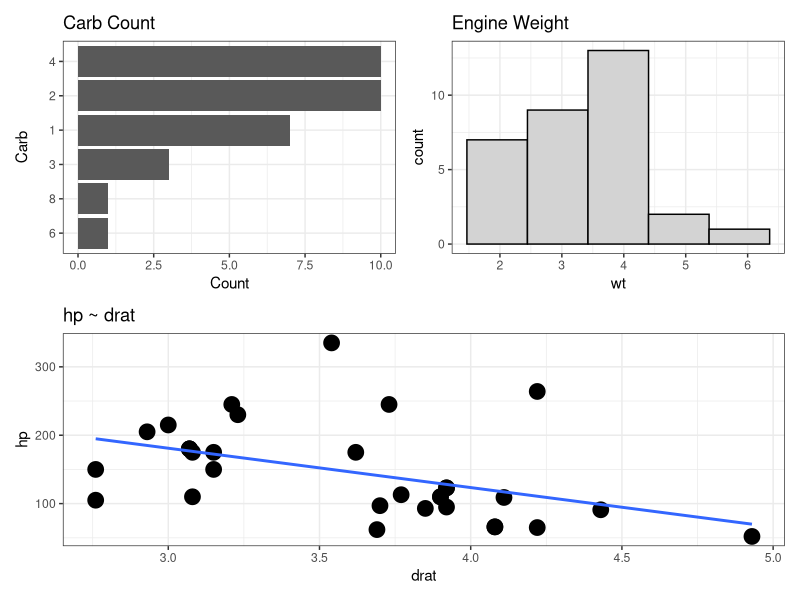
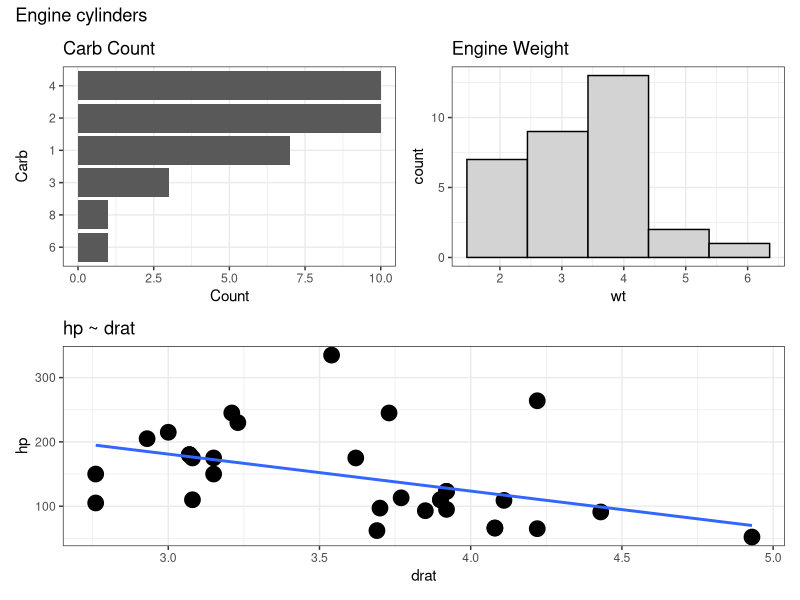
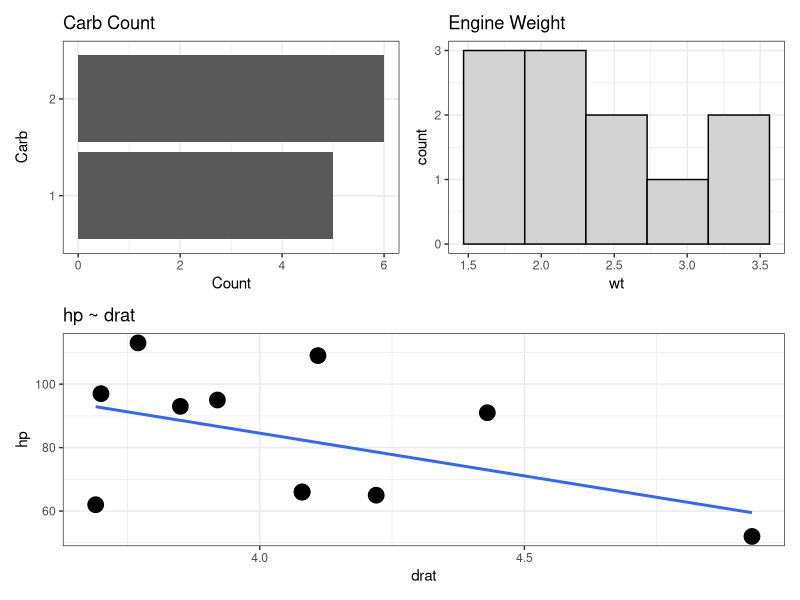
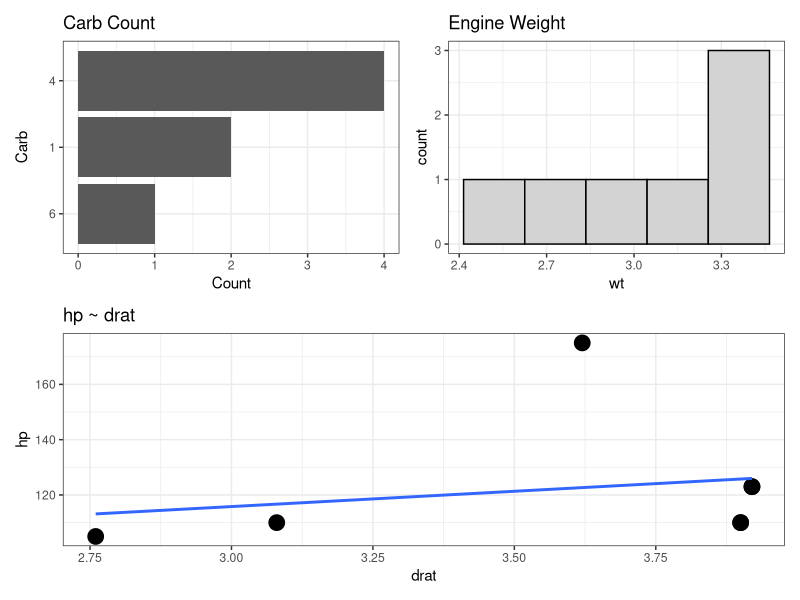
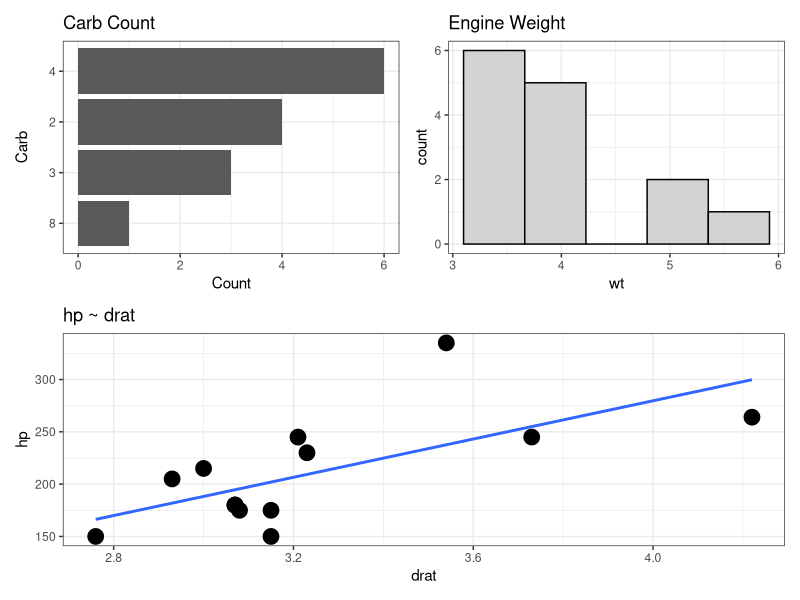
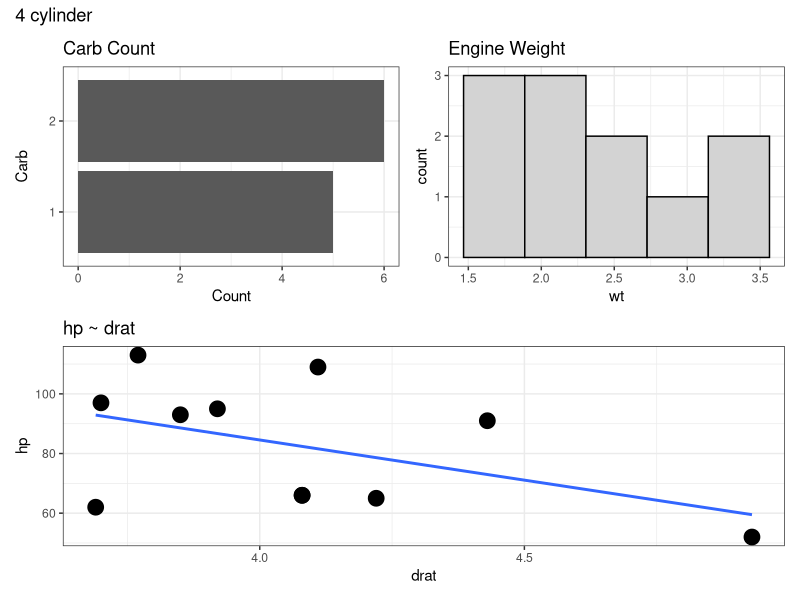
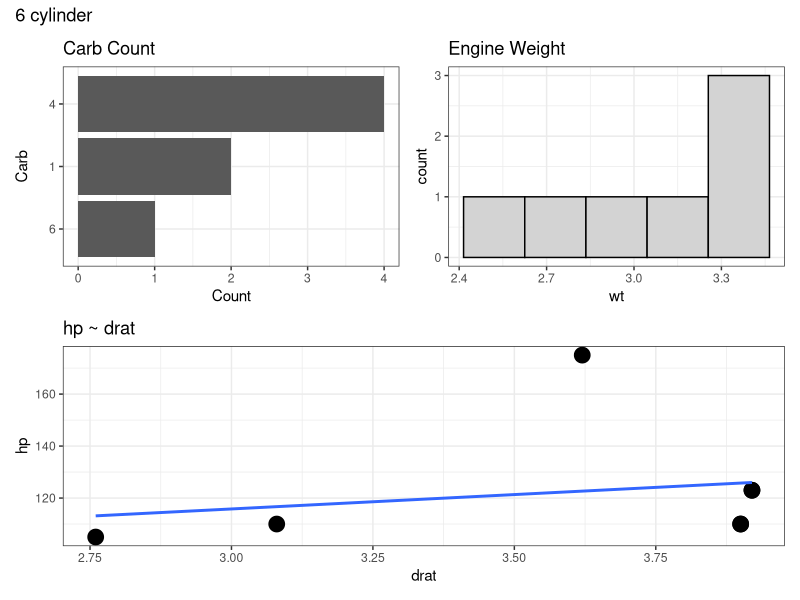
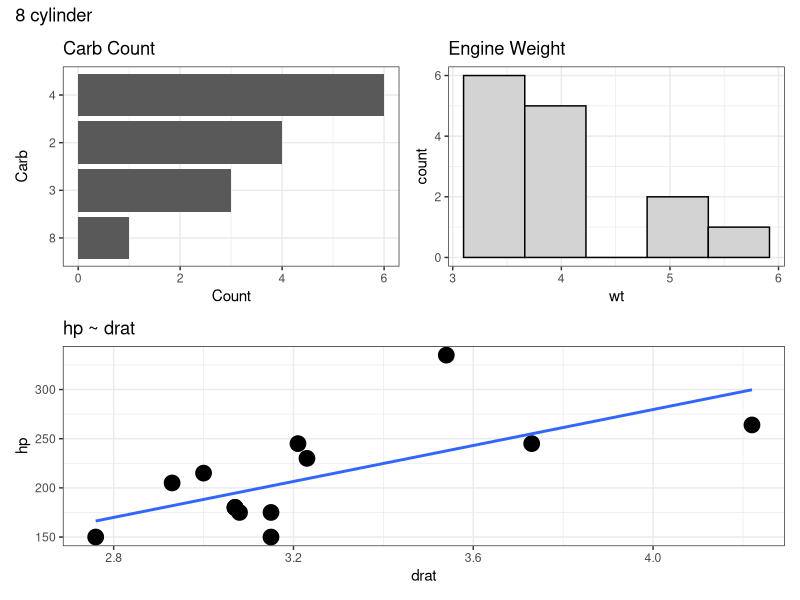

Write the R code that produced these figures, in order.


library(tidyverse)
library(patchwork)

theme_set(theme_bw())

## data
dat <- mtcars %>%
  mutate(cyl = as.factor(cyl))

## example of the plots
p1 <- dat %>%
  ggplot(aes(x = drat, y = hp)) +
  geom_point(size = 5) +
  geom_smooth(method = "lm",
              se = FALSE) +
  ggtitle("hp ~ drat")

p2 <- dat %>%
  count(carb) %>%
  mutate(carb = as.factor(carb)) %>%
  ggplot(aes(x = n, y = reorder(carb, n))) +
  geom_col() +
  labs(x = "Count",
       y = "Carb",
       title = "Carb Count")

p3 <- dat %>%
  ggplot(aes(x = wt)) +
  geom_histogram(fill = "light grey",
                 color = "black",
                 bins = 5) +
  ggtitle("Engine Weight")


(p2 | p3) / p1

## We want to create an svg of each plot by cylinder (cyl)

# create a cyl id to loop over
cyl_id <- unique(dat$cyl)
length(cyl_id)

# create a plot function for each cyl
plt_func <- function(i){
  p1 <- i %>%
    ggplot(aes(x = drat, y = hp)) +
    geom_point(size = 5) +
    geom_smooth(method = "lm",
                se = FALSE) +
    ggtitle("hp ~ drat")
  
  p2 <- i %>%
    count(carb) %>%
    mutate(carb = as.factor(carb)) %>%
    ggplot(aes(x = n, y = reorder(carb, n))) +
    geom_col() +
    labs(x = "Count",
         y = "Carb",
         title = "Carb Count")
  
  p3 <- i %>%
    ggplot(aes(x = wt)) +
    geom_histogram(fill = "light grey",
                   color = "black",
                   bins = 5) +
    ggtitle("Engine Weight")
  
  three_plt <- (p2 | p3) / p1
  
  
  ggsave(three_plt, file = paste0(unique(i$cyl), ".svg"))
}

# setwd("name of the file path where you want to save the files goes here")
dat %>% 
  split(.$cyl) %>% 
  map(plt_func)


##### If you need a title for the plots ----------------------------
# use the plot_annotation() function from {patchwork}

(p2 | p3) / p1 + plot_annotation(title = "Engine cylinders")

## Title in the loop
# create a plot function for each cyl
plt_func <- function(i){
  p1 <- i %>%
    ggplot(aes(x = drat, y = hp)) +
    geom_point(size = 5) +
    geom_smooth(method = "lm",
                se = FALSE) +
    ggtitle("hp ~ drat")
  
  p2 <- i %>%
    count(carb) %>%
    mutate(carb = as.factor(carb)) %>%
    ggplot(aes(x = n, y = reorder(carb, n))) +
    geom_col() +
    labs(x = "Count",
         y = "Carb",
         title = "Carb Count")
  
  p3 <- i %>%
    ggplot(aes(x = wt)) +
    geom_histogram(fill = "light grey",
                   color = "black",
                   bins = 5) +
    ggtitle("Engine Weight")
  
  cyl_name <- i %>% 
    select(cyl) %>%
    distinct(cyl) %>%
    pull(cyl)
  
  three_plt <- (p2 | p3) / p1 +
    plot_annotation(title = paste(cyl_name, "cylinder", sep = " "))
  
  ggsave(three_plt, file = paste0(unique(i$cyl), ".svg"))
}

# setwd("name of the file path where you want to save the files goes here")
dat %>% 
  split(.$cyl) %>% 
  map(plt_func)
